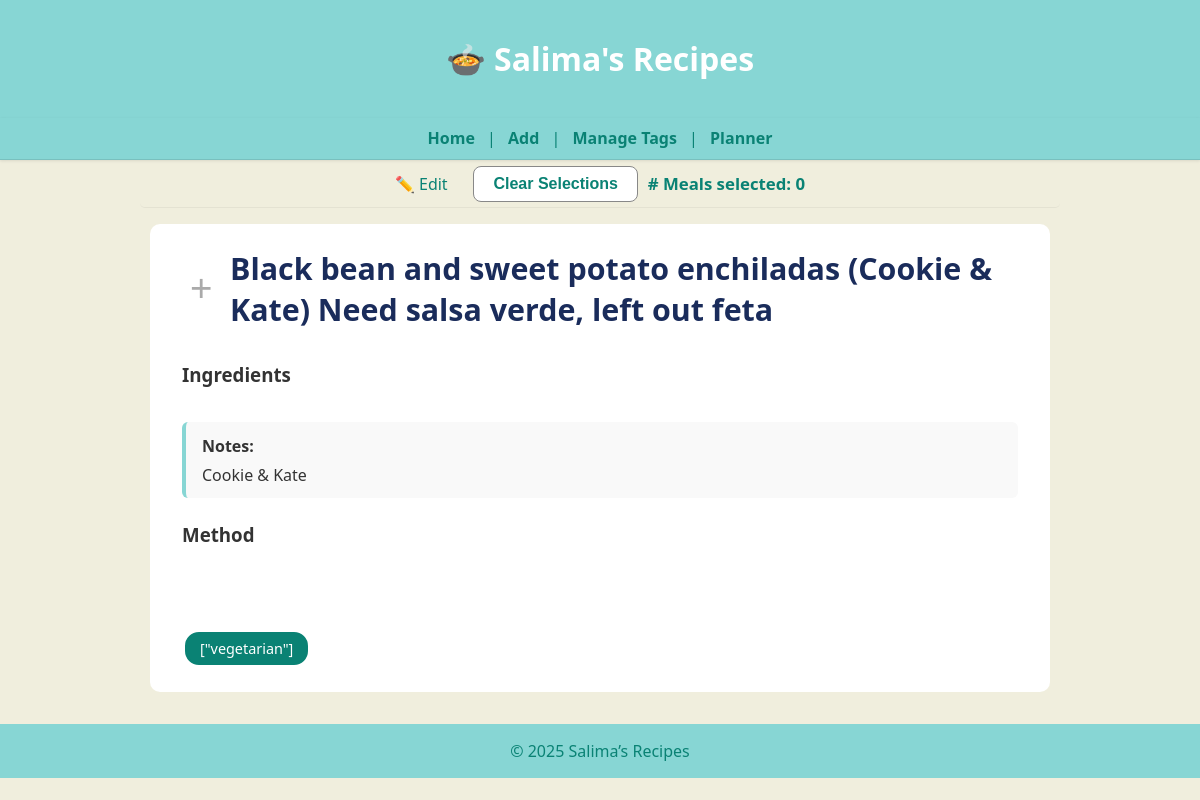
Before: /recipe/206 with the older database file.
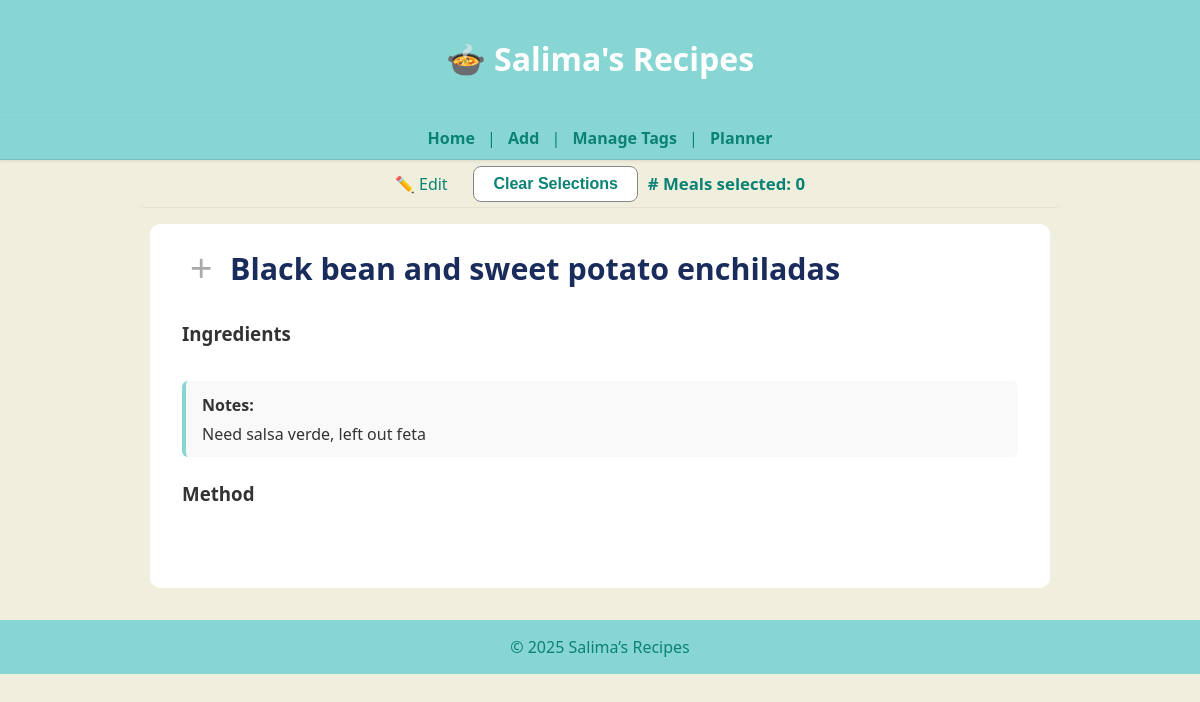
After: the same page with the newer database file.
### tables this page shows
CREATE TABLE recipes (
    id INTEGER PRIMARY KEY,
    name TEXT,
    ingredients JSON,
    method TEXT,
    tags JSON,
    category TEXT,
    source TEXT,
    linked_recipe TEXT,
    image_url TEXT,
    notes TEXT,
    created_at DATETIME DEFAULT CURRENT_TIMESTAMP,
    updated_at DATETIME DEFAULT CURRENT_TIMESTAMP
);

### app.py (the view)
@app.route("/recipe/<int:recipe_id>")
def recipe_detail(recipe_id):
    row = get_recipe(recipe_id)
    if not row:
        abort(404)
    (
        rid, name, ingredients, method, tags,
        category, source, linked_recipe, image_url, notes,
        created_at, updated_at
    ) = row
    import json
    try:
        if ingredients and ingredients.strip().startswith("["):
            ingredients_parsed = json.loads(ingredients)
            if isinstance(ingredients_parsed, str):
                ingredients_parsed = json.loads(ingredients_parsed)
        else:
            text = (ingredients or "").replace(",", "\n")
            ingredients_parsed = [i.strip() for i in text.splitlines() if i.strip()]
    except Exception:
        text = (ingredients or "").replace(",", "\n").replace("[", "").replace("]", "").replace('"', "")
        ingredients_parsed = [i.strip() for i in text.splitlines() if i.strip()]
    return render_template(
        "recipe_detail.html",
        id=rid,
        name=name,
        ingredients=ingredients_parsed,
        raw_ingredients=ingredients or "",
        method=method or "",
        image_url=image_url or "",
        tags=tags or "",
        linked_recipe=linked_recipe or "",
        notes=notes or ""
    )

### app.py (called while the page is built)
def get_conn():
    return sqlite3.connect(DB_PATH)

def get_recipe(recipe_id: int):
    with get_conn() as conn:
        c = conn.cursor()
        c.execute("""
            SELECT id, name, ingredients, method, tags,
                   category, source, linked_recipe, image_url, notes,
                   created_at, updated_at
            FROM recipes
            WHERE id = ?
        """, (recipe_id,))
        row = c.fetchone()
        return row

### templates/recipe_detail.html (shortened to what this page needs)
{% extends "base.html" %}
{% block content %}
<main class="homepage">
  <div class="recipe-detail">
    <div style="display:flex; align-items:center; gap:0.6rem; margin-bottom:1rem;">
      <button class="select-dish-btn"
              data-id="{{ id }}"
              data-name="{{ name }}"
              style="transform:scale(1.5);">
      </button>
      <h2 class="recipe-title"
          style="margin:0; font-size:1.9rem; color:#1a2c5b; text-align:left;">
        {{ name }}
      </h2>
    </div>
<div class="content-row">
  <div class="ingredients-column">
    <h3>Ingredients</h3>
  </div>
</div>
    {% if notes %}
      <div style="margin-top:1.2rem; padding:0.8rem 1rem; background:#f9f9f9;
                  border-left:4px solid #87d6d4; border-radius:6px; text-align:left;">
        <strong>Notes:</strong>
        <div style="margin-top:0.4rem; white-space:pre-line;">{{ notes }}</div>
      </div>
    {% endif %}
    <h3 style="margin-top:1.5rem; text-align:left;">Method</h3>
    <div class="method-text"
         style="white-space:pre-line; line-height:1.6; text-align:left;">
    </div>
    {% if tags %}
      <div class="recipe-tags" style="margin-top:1.5rem; text-align:left;">
        {% for t in tags.split(',') %}
          <span class="tag-pill"
                style="display:inline-block; background:#0a8274; color:#fff;
                       border-radius:14px; padding:0.3rem 0.8rem;
                       font-size:0.9rem; margin:0.2rem;">
            {{ t.strip() }}
          </span>
        {% endfor %}
      </div>
    {% endif %}
  </div>
</main>
{% endblock %}

### templates/base.html (shortened to what this page needs)
<!DOCTYPE html>
<html lang="en">
<head>
  <link rel="stylesheet" href="{{ url_for('static', filename='style.css') }}">
</head>
<body>
<header class="site-header">
  <h1 class="site-title"><a href="/">🍲 Salima's Recipes</a></h1>
</header>
<nav class="site-nav">
  <a href="/">Home</a> |
  <a href="/add">Add</a> |
  <a href="{{ url_for('admin_tags') }}">Manage Tags</a> |
  <a href="{{ url_for('planner') }}">Planner</a>
</nav>
  <div id="control-space" class="control-space">
    {% if 'recipe' in request.path %}
      <a href="{{ url_for('edit_recipe', recipe_id=request.view_args.get('recipe_id', 0)) }}"
         id="editBtn"
         class="btn-edit"
         style="margin-right:1rem;">✏️ Edit</a>
    {% endif %}
    <button id="clearSelectedBtn" class="btn-clear">Clear Selections</button>
    <span id="mealCount" class="meal-count"># Meals selected: 0</span>
  </div>
  <main>
    {% block content %}{% endblock %}
  </main>
  <footer class="site-footer">
    &copy; {{ 2025|default(2025) }} Salima’s Recipes
  </footer>
</body>
</html>

### static/style.css (style rules this page uses)
:root { --brand: #87d6d4; --brand-dark: #0a8274; --background: #f0eedd; }
body { font-family: "Segoe UI", Helvetica, Arial, sans-serif; background: var(--background); color: #333; margin: 0; padding: 0; }
header, footer { background: var(--brand); color: var(--brand-dark); padding: 1rem; text-align: center; }
main { background: var(--background); max-width: 100%; margin: 0; padding: 0; box-shadow: none; border: none; }
a { color: var(--brand-dark); text-decoration: none; transition: color 0.2s ease; }
button { background: var(--brand); color: white; border: none; padding: 0.6rem 1.2rem; font-size: 1rem; border-radius: 4px; cursor: pointer; transition: background 0.2s ease; }
.select-dish-btn { background: transparent; border: none; outline: none; cursor: pointer; width: 1.6rem; height: 1.6rem; display: flex; align-items: center; justify-content: center; }
.select-dish-btn::before { content: "+"; color: #aaa; font-size: 1.6rem; transition: color 0.25s ease, transform 0.2s ease, opacity 0.2s ease; }
.site-header { background: var(--brand); color: var(--brand-dark); text-align: center; padding: 1rem 0; }
.site-title a { color: white; text-decoration: none; }
.site-nav a { color: var(--brand-dark); margin: 0 0.5rem; font-weight: 600; }
.control-space { position: sticky; top: 2.4rem; z-index: 90; display: flex; justify-content: center; align-items: center; gap: 0.6rem; flex-wrap: wrap; background: var(--background); padding: 0.35rem 0.6rem; margin: 0 auto 0.25rem; max-width: 900px; border-radius: 5px; border-bottom: 1px solid rgba(0,0,0,0.05); }
.btn-clear { font-size: 1rem; padding: 0.5rem 1.2rem; border: 1px solid #888; border-radius: 8px; background: #fff; color: var(--brand-dark); cursor: pointer; font-weight: 600; transition: background 0.25s ease, color 0.25s ease; }
.meal-count { font-size: 1.05rem; font-weight: 600; color: var(--brand-dark); }
main.homepage { max-width: 900px; margin: 0 auto; padding: 0 1rem 1rem; background: var(--background); border: none; box-shadow: none; }
.recipe-detail { max-width: 900px; margin: 1rem auto; padding: 1.5rem 2rem; background: #fff; border-radius: 10px; text-align: left; }
.recipe-detail h3 { margin-top: 1rem; margin-bottom: 0.4rem; }
.recipe-detail .method-text { margin-top: 0; line-height: 1.6; white-space: pre-line; }
.recipe-detail .content-row { display: flex; align-items: flex-start; gap: 0.75rem; }
.recipe-detail .ingredients-column { flex: 0 1 auto; min-width: 260px; max-width: 60%; }
.site-title { position: static; }
.site-nav { position: sticky; top: 0; z-index: 100; background: var(--brand); color: var(--brand-dark); text-align: center; padding: 0.6rem 0; border-bottom: 1px solid rgba(0,0,0,0.1); box-shadow: 0 1px 3px rgba(0,0,0,0.1); }

Changed rows visible on the page:
no longer on one of the page's lists (row edited): recipes: strip "[\"vegetarian\"]"
changed recipes: name "Black bean and sweet potato enchiladas (Cookie & Kate) Need salsa verde, left out feta" → "Black bean and sweet potato enchiladas"; notes "Cookie & Kate" → "Need salsa verde, left out feta"; tags "[\"vegetarian\"]" → empty (drawn)
